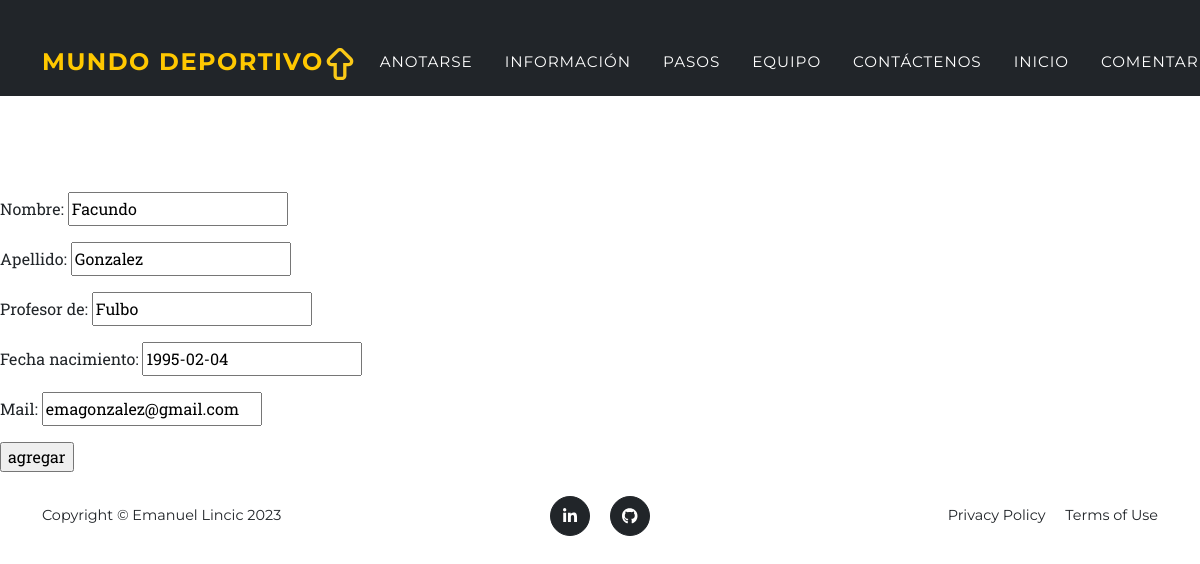
Page /app/editar_profesor/4 (signed in) on the committed database.
### AppCoder/models.py (models this page shows)
class Profesor(models.Model):
    nombre = models.CharField(max_length=40)
    apellido = models.CharField(max_length=40)
    profesor_de = models.CharField(max_length=40)
    fecha_nacimiento = models.DateField()
    mail = models.EmailField()

### AppCoder/views.py (the view)
# urls.py: path('editar_profesor/<int:pk>', ProfesorActualizacion.as_view(), name='ProfesorEditar'),
class ProfesorActualizacion(UpdateView):
    model = Profesor
    success_url = "/app/buscar_profesor"
    template_name = "AppCoder/Agregar_profesor.html"
    fields = ["nombre", "apellido", "profesor_de", "fecha_nacimiento", "mail"]

### templates/AppCoder/Agregar_profesor.html
{% extends 'base.html' %}}
{% load static %}
{% block main %}
<nav class="navbar navbar-light bg-dark static-top" id="mainNav">
    <br>
    <br>
</nav>
<br>
<br>
<br>
<br>
<form action="" method="POST">{% csrf_token %}
    {{form.as_p}}
    <input type="submit" value="agregar">
</form>
{% endblock %}

### rows in the picture
Profesor: nombre "Facundo", apellido "Gonzalez", profesor_de "Fulbo", fecha_nacimiento "1995-02-04", mail "emagonzalez@gmail.com"
